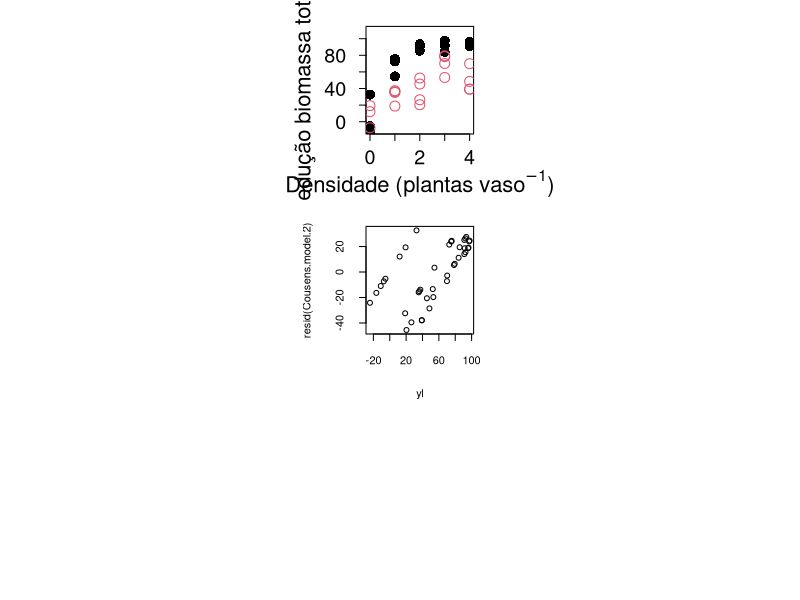

The R source for this figure: (Note: this script raises an error after producing the figure.)

############################################################################################################################################
############################################################################################################################################
############################################################################################################################################
############################################################################################################################################

# analysis for manuscript - TOTAL DRY MATTER:
install.packages(nls)
#Load the workbook
DMT=read.csv("dmshoot.csv")
names(DMT)
str(DMT)
head(DMT)

x11()
par(mfrow=c(3,1))
par(mar=c(5,5,2,2), mgp=c(4,1.5,0))


par(mar=c(5,5,2,2), pty="s", mgp=c(4,1.5,0))
plot(yl~densityweed, data=DMT, subset = weed =="1", pch=16, font.size=2, cex=2, las=1, 
     xlab=expression("Densidade (plantas vaso"^-1*")"), ylim=c(-10,110), ylab = "Redução biomassa total (%)", cex.axis=1.8, cex.lab=2)
lines(yl~densityweed, type="p",data=DMT, subset = weed =="2", col=2, cex=2, pch=1)


### 1st model - Cousen's model 1985 - Rectangular hyperbola with 2 parameters

# fitting a general model - parameter for each treat
Cousens.model.1 = nls(yl ~ (I[weed]*densityweed)/(1+(I[weed]/A[weed])*densityweed), alg="port", data=DMT, 
                      start=list(I=c(60,30), A=c(80,60)), trace=T)
summary(Cousens.model.1, correlation=T)


# now reducing the full model: using a single I and A for the two species
Cousens.model.2 = nls(yl ~ (I*densityweed)/(1+(I/A)*densityweed), data=DMT, alg="port",
                      start=list(I=40, A=80),  trace=T)
summary(Cousens.model.2, correlation=T)

anova(Cousens.model.2,Cousens.model.1)

confint(Cousens.model.2, level=0.95)


# a single model is not enough to describe the yield loss curve for all treatments, indicating difference in competiton between weed


# now reducing the full model: using a single I but different A for the two species
Cousens.model.3 = nls(yl ~ (I*densityweed)/(1+(I/A[weed])*densityweed), data=DMT, alg="port",
                      start=list(I=60, A=c(80,60)),  trace=T)
summary(Cousens.model.3, correlation=T)

anova(Cousens.model.3,Cousens.model.1)

# a model with a single I and different A is not enough to describe the yield loss curve for all treatments, indicating difference in initial competiton(I) between weeds


# now reducing the full model: using a single A but different I for the two species
Cousens.model.4 = nls(yl ~ (I[weed]*densityweed)/(1+(I[weed]/A)*densityweed), data=DMT, alg="port", 
                      start=list(I=c(30,30), A=70), trace=T)
summary(Cousens.model.4, correlation=T)
anova(Cousens.model.4,Cousens.model.1)


# a model with a single A and different I is enough to describe the yield loss curve for all treatments, indicating difference in initial competiton(I) but no difference in final competition (A) between weeds

AIC(Cousens.model.4)

AIC(Cousens.model.1, Cousens.model.2, Cousens.model.3, Cousens.model.4)
#THE BEST MODEL IS MODEL 4!!!
RMSE=(summary(Cousens.model.1)$sigma)
RMSE
RMSE1=(summary(Cousens.model.2)$sigma)
RMSE1
RMSE2=(summary(Cousens.model.3)$sigma)
RMSE2
RMSE3=(summary(Cousens.model.4)$sigma)
RMSE3


#Residuals
plot(resid(Cousens.model.2)~yl, DMT)
plot(Cousens.model.2)



# adding lines
x=seq(0,4,0.25)
weed1=(159.896*x)/(1+(159.896/109.732)*x)
weed2=(56.432*x)/(1+(56.432/109.732)*x)

lines(x,weed1, lty=1, lwd=5, col=1)
lines(x,weed2, lty=3, lwd=5, col=2)

comp=par(font=3)
legend("bottomright", legend=c("C. benghalensis", "R. brasiliensis"), text.font = 3, col=c(1,2), pch= c(16,1), lty=c(1,3), lwd= c(5,5), bty="n", cex=2)
par(comp) 
#legend("topleft", legend=c("Trapoeraba: y = [(209.294*x)/(1+(209.294/105.581)*x)]", "Poaia: y = [(28.539*x)/(1+(28.539/105.581)*x)]"), cex=1.0, bty="n")
# just to see if A and I were signif. different:
#summary(Cousens.model.1)
# adding lines
#x=seq(0,4,0.25)
#weed1=(197.04*x)/(1+(197.04/107.41)*x)
#lines(x,weed1, lty=1, lwd=2, col=1)
#weed2=(38.38*x)/(1+(38.38/ 77.97)*x)
#lines(x,weed2, lty=2, lwd=2, col=1)


#########################################################################################################################################################################

#Height

citation()

# analysis for manuscript - TOTAL DRY MATTER:

#Load the workbook
Height=read.csv("height.csv")
names(Height)
str(Height)


par(mar=c(5,5,2,2), pty="s", mgp=c(4,1.5,0))
plot(yl~densityweed, data=Height, subset = weed =="1", pch=16, font.size=2, cex=2, las=1, 
     xlab=expression("Densidade (plantas vaso"^-1*")"), ylim=c(-10,110), ylab = "Redução de altura (%)", cex.axis=1.8, cex.lab=2)
lines(yl~densityweed, type="p",data=Height, subset = weed =="2", col=2, cex=2, pch=1)


### 1st model - Cousen's model 1985 - Rectangular hyperbola with 2 parameters

# fitting a general model - parameter for each treat
Cousens.model.1 = nls(yl ~ (I[weed]*densityweed)/(1+(I[weed]/A[weed])*densityweed), alg="port", data=Height, 
                      start=list(I=c(60,30), A=c(80,60)), trace=T)
summary(Cousens.model.1, correlation=T)


# now reducing the full model: using a single I and A for the two species
Cousens.model.2 = nls(yl ~ (I*densityweed)/(1+(I/A)*densityweed), data=Height, alg="port",
                      start=list(I=40, A=80),  trace=T)
summary(Cousens.model.2, correlation=T)

anova(Cousens.model.2,Cousens.model.1)

confint(Cousens.model.2, level=0.95)


# a single model is not enough to describe the yield loss curve for all treatments, indicating difference in competiton between weed


# now reducing the full model: using a single I but different A for the two species
Cousens.model.3 = nls(yl ~ (I*densityweed)/(1+(I/A[weed])*densityweed), data=Height, alg="port",
                      start=list(I=60, A=c(80,60)),  trace=T)
summary(Cousens.model.3, correlation=T)

anova(Cousens.model.3,Cousens.model.1)

# a model with a single I and different A is not enough to describe the yield loss curve for all treatments, indicating difference in initial competiton(I) between weeds


# now reducing the full model: using a single A but different I for the two species
Cousens.model.4 = nls(yl ~ (I[weed]*densityweed)/(1+(I[weed]/A)*densityweed), data=Height, alg="port", 
                      start=list(I=c(30,30), A=70), trace=T)
summary(Cousens.model.4, correlation=T)
anova(Cousens.model.4,Cousens.model.1)


# a model with a single A and different I is enough to describe the yield loss curve for all treatments, indicating difference in initial competiton(I) but no difference in final competition (A) between weeds



AIC(Cousens.model.1, Cousens.model.2, Cousens.model.3, Cousens.model.4)
#THE BEST MODEL IS MODEL 4!!!
RMSE=(summary(Cousens.model.1)$sigma)
RMSE
RMSE1=(summary(Cousens.model.2)$sigma)
RMSE1
RMSE2=(summary(Cousens.model.3)$sigma)
RMSE2
RMSE3=(summary(Cousens.model.4)$sigma)
RMSE3


#Residuals
plot(resid(Cousens.model.2)~yl, DMT)
plot(Cousens.model.2)



# adding lines
x=seq(0,4,0.25)
weed1=(71.011*x)/(1+(71.011/89.86)*x)
weed2=(32.137*x)/(1+(32.137/89.86)*x)

lines(x,weed1, lty=1, lwd=5, col=1)
lines(x,weed2, lty=3, lwd=5, col=2)

comp=par(font=3)
legend("bottomright", legend=c("C. benghalensis", "R. brasiliensis"), text.font = 3, col=c(1,2), pch= c(16,1), lty=c(1,3), lwd= c(5,5), bty="n", cex=2)
par(comp)

#########################################################################################################################################################################

#Area FOliar


# analysis for manuscript - Area Foliar:

#Load the workbook
LA=read.csv("leafarea.csv")
names(LA)
str(LA)


par(mar=c(5,5,2,2), pty="s", mgp=c(4,1.5,0))
plot(yl~densityweed, data=LA, subset = weed =="1", pch=16, font.size=2, cex=2, las=1, 
     xlab=expression("Densidade (plantas vaso"^-1*")"), ylim=c(-10,110), ylab = "Redução de área foliar (%)", cex.axis=1.8, cex.lab=2)
lines(yl~densityweed, type="p",data=LA, subset = weed =="2", col=2, cex=2, pch=1)


### 1st model - Cousen's model 1985 - Rectangular hyperbola with 2 parameters

# fitting a general model - parameter for each treat
Cousens.model.1 = nls(yl ~ (I[weed]*densityweed)/(1+(I[weed]/A[weed])*densityweed), alg="port", data=LA, 
                      start=list(I=c(60,30), A=c(80,60)), trace=T)
summary(Cousens.model.1, correlation=T)


# now reducing the full model: using a single I and A for the two species
Cousens.model.2 = nls(yl ~ (I*densityweed)/(1+(I/A)*densityweed), data=LA, alg="port",
                      start=list(I=40, A=80),  trace=T)
summary(Cousens.model.2, correlation=T)

anova(Cousens.model.2,Cousens.model.1)

confint(Cousens.model.2, level=0.95)


# a single model is not enough to describe the yield loss curve for all treatments, indicating difference in competiton between weed


# now reducing the full model: using a single I but different A for the two species
Cousens.model.3 = nls(yl ~ (I*densityweed)/(1+(I/A[weed])*densityweed), data=LA, alg="port",
                      start=list(I=60, A=c(80,60)),  trace=T)
summary(Cousens.model.3, correlation=T)

anova(Cousens.model.3,Cousens.model.1)

# a model with a single I and different A is not enough to describe the yield loss curve for all treatments, indicating difference in initial competiton(I) between weeds


# now reducing the full model: using a single A but different I for the two species
Cousens.model.4 = nls(yl ~ (I[weed]*densityweed)/(1+(I[weed]/A)*densityweed), data=LA, alg="port", 
                      start=list(I=c(30,30), A=70), trace=T)
summary(Cousens.model.4, correlation=T)
anova(Cousens.model.4,Cousens.model.1)


# a model with a single A and different I is enough to describe the yield loss curve for all treatments, indicating difference in initial competiton(I) but no difference in final competition (A) between weeds



AIC(Cousens.model.1, Cousens.model.2, Cousens.model.3, Cousens.model.4)
#THE BEST MODEL IS MODEL 4!!!
RMSE=(summary(Cousens.model.1)$sigma)
RMSE
RMSE1=(summary(Cousens.model.2)$sigma)
RMSE1
RMSE2=(summary(Cousens.model.3)$sigma)
RMSE2
RMSE3=(summary(Cousens.model.4)$sigma)
RMSE3


#Residuals
plot(resid(Cousens.model.2)~yl, DMT)
plot(Cousens.model.2)



# adding lines
x=seq(0,4,0.25)
weed1=(130.755*x)/(1+(130.755/112.479)*x)
weed2=(36.381*x)/(1+(36.381/112.479)*x)

lines(x,weed1, lty=1, lwd=5, col=1)
lines(x,weed2, lty=3, lwd=5, col=2)

comp=par(font=3)
legend("bottomright", legend=c("C. benghalensis", "R. brasiliensis"), text.font = 3, col=c(1,2), pch= c(16,1), lty=c(1,3), lwd= c(5,5), bty="n", cex=2)




# analysis for manuscript - Altura:

#Load the workbook
Height=read.csv("height.csv")
names(Height)
str(Height)


par(mar=c(5,5,2,2), pty="s", mgp=c(4,1.5,0))
plot(yl~densityweed, data=Height, subset = weed =="1", pch=16, font.size=2, cex=2, las=1, 
     xlab=expression("Densidade (plantas vaso"^-1*")"), ylim=c(-10,110), ylab = "Redução de área foliar (%)", cex.axis=1.8, cex.lab=2)
lines(yl~densityweed, type="p",data=Height, subset = weed =="2", col=2, cex=2, pch=1)


### 1st model - Cousen's model 1985 - Rectangular hyperbola with 2 parameters

# fitting a general model - parameter for each treat
Cousens.model.1 = nls(yl ~ (I[weed]*densityweed)/(1+(I[weed]/A[weed])*densityweed), alg="port", data=Height, 
                      start=list(I=c(60,30), A=c(80,60)), trace=T)
summary(Cousens.model.1, correlation=T)


# now reducing the full model: using a single I and A for the two species
Cousens.model.2 = nls(yl ~ (I*densityweed)/(1+(I/A)*densityweed), data=Height, alg="port",
                      start=list(I=40, A=80),  trace=T)
summary(Cousens.model.2, correlation=T)

anova(Cousens.model.2,Cousens.model.1)

confint(Cousens.model.2, level=0.95)


# a single model is not enough to describe the yield loss curve for all treatments, indicating difference in competiton between weed


# now reducing the full model: using a single I but different A for the two species
Cousens.model.3 = nls(yl ~ (I*densityweed)/(1+(I/A[weed])*densityweed), data=Height, alg="port",
                      start=list(I=60, A=c(80,60)),  trace=T)
summary(Cousens.model.3, correlation=T)

anova(Cousens.model.3,Cousens.model.1)

# a model with a single I and different A is not enough to describe the yield loss curve for all treatments, indicating difference in initial competiton(I) between weeds


# now reducing the full model: using a single A but different I for the two species
Cousens.model.4 = nls(yl ~ (I[weed]*densityweed)/(1+(I[weed]/A)*densityweed), data=Height, alg="port", 
                      start=list(I=c(30,30), A=70), trace=T)
summary(Cousens.model.4, correlation=T)
anova(Cousens.model.4,Cousens.model.1)


# a model with a single A and different I is enough to describe the yield loss curve for all treatments, indicating difference in initial competiton(I) but no difference in final competition (A) between weeds



AIC(Cousens.model.1, Cousens.model.2, Cousens.model.3, Cousens.model.4)
#THE BEST MODEL IS MODEL 4!!!
RMSE=(summary(Cousens.model.1)$sigma)
RMSE
RMSE1=(summary(Cousens.model.2)$sigma)
RMSE1
RMSE2=(summary(Cousens.model.3)$sigma)
RMSE2
RMSE3=(summary(Cousens.model.4)$sigma)
RMSE3


#Residuals
plot(resid(Cousens.model.2)~yl, DMT)
plot(Cousens.model.2)



# adding lines
x=seq(0,4,0.25)
weed1=(71.011*x)/(1+(71.011/89.86)*x)
weed2=(32.137*x)/(1+(32.137/89.86)*x)

lines(x,weed1, lty=1, lwd=5, col=1)
lines(x,weed2, lty=3, lwd=5, col=2)

comp=par(font=3)
legend("bottomright", legend=c("C. benghalensis", "R. brasiliensis"), text.font = 3, col=c(1,2), pch= c(16,1), lty=c(1,3), lwd= c(5,5), bty="n", cex=2)



cand.mods=list()
